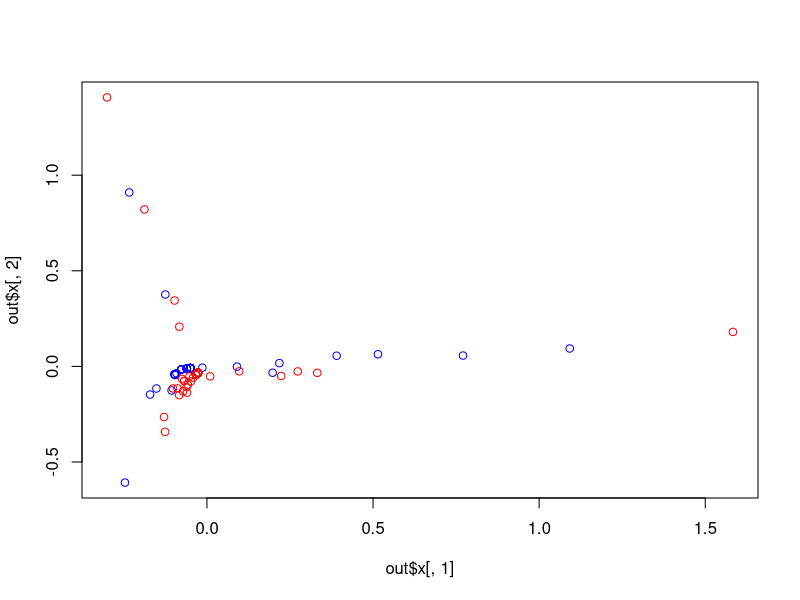
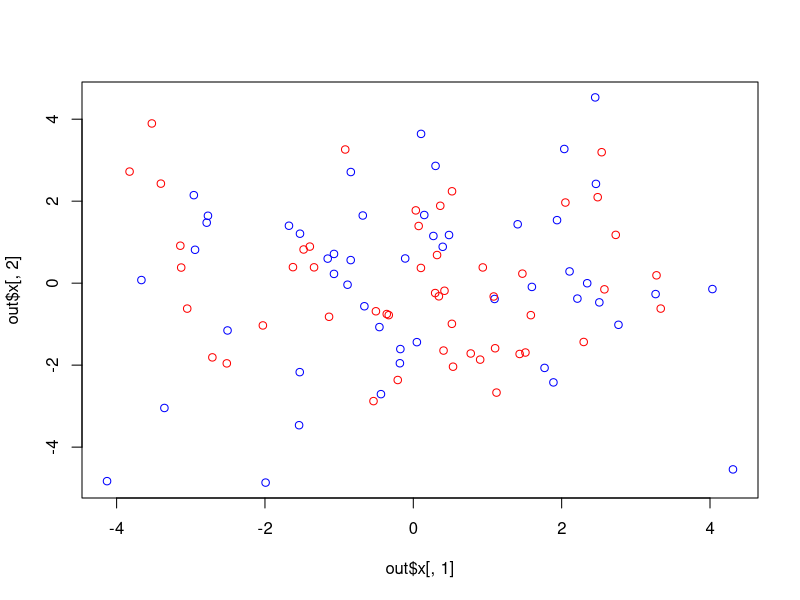
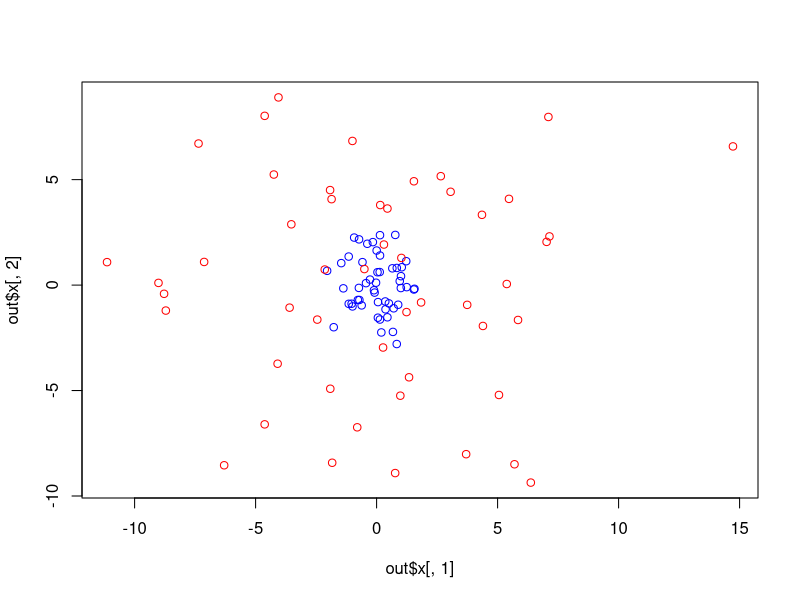

The R source for these figures, in order:
## ---- chunk 1
set.seed(100)
knitr::opts_chunk$set(error=FALSE, message=FALSE, warning=FALSE)
## ---- chunk 2
set.seed(20000)
a <- matrix(0, 100, 100)
a[sample(length(a), 100)] <- 1
groupings <- rep(LETTERS[1:2], each=50)
fit <- lm.fit(y=t(a), x=model.matrix(~groupings))
resid <- t(fit$residuals)
out <- prcomp(t(resid))
plot(out$x[,1], out$x[,2], col=c(A="blue", B="red")[groupings])
## ---- chunk 3
set.seed(20000)
a <- matrix(rpois(10000, lambda=1), 100, 100, byrow=TRUE)
sum(a!=0)/length(a)
fit <- lm.fit(y=t(a), x=model.matrix(~groupings))
resid <- t(fit$residuals)
out <- prcomp(t(resid))
plot(out$x[,1], out$x[,2], col=c(A="blue", B="red")[groupings])
## ---- chunk 4
set.seed(20000)
groupings <- rep(LETTERS[1:2], each=50)
a <- matrix(rpois(10000, lambda=c(A=1, B=5)[groupings]), 100, 100, byrow=TRUE)
fit <- lm.fit(y=t(a), x=model.matrix(~groupings))
resid <- t(fit$residuals)
out <- prcomp(t(resid))
plot(out$x[,1], out$x[,2], col=c(A="blue", B="red")[groupings])
## ---- chunk 5
sessionInfo()
